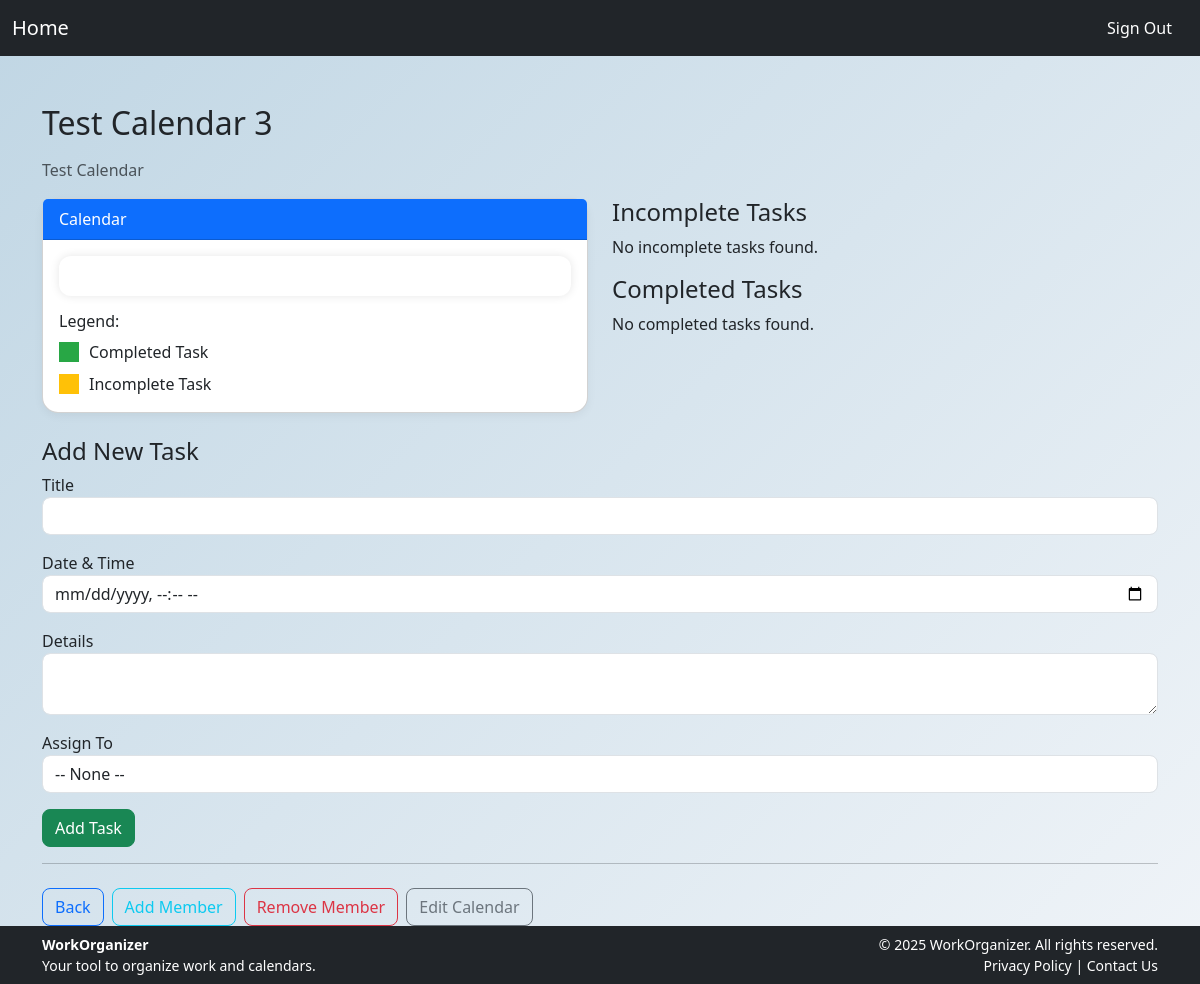
Screenshot of /view_calendar.php?id=3 (signed in) with the database file from the repository.
### tables this page shows
CREATE TABLE `users_calendars` (
  `id` int(3) NOT NULL,
  `calendar_id` int(11) NOT NULL,
  `user_id` int(11) NOT NULL,
  `role_id` int(11) NOT NULL
);

CREATE TABLE `calendars` (
  `id` int(11) NOT NULL,
  `title` varchar(100) NOT NULL,
  `description` text NOT NULL
);

### view_calendar.php (the view, shortened to what this page needs)
<?php
include 'header.php';
$host = 'localhost';
$db = 'workorganizer_db';
$user = 'root';
$pass = '';
try {
    $pdo = new PDO("mysql:host=$host;dbname=$db;charset=utf8mb4", $user, $pass);
    $pdo->setAttribute(PDO::ATTR_ERRMODE, PDO::ERRMODE_EXCEPTION);
} catch (PDOException $e) {
    die("DB connection failed: " . $e->getMessage());
}
$userId = $_SESSION['user_id'] ?? null;
$calendarId = isset($_GET['id']) ? intval($_GET['id']) : null;
$stmt = $pdo->prepare("
SELECT * FROM calendars c
JOIN users_calendars uc
ON c.id = uc.calendar_id
WHERE c.id = ? AND uc.user_id = ?");
$stmt->execute([$calendarId, $userId]);
$calendar = $stmt->fetch(PDO::FETCH_ASSOC);
$stmt = $pdo->prepare("
    SELECT rp.permission_id
    FROM role_permissions rp
    JOIN users_calendars uc
    ON uc.role_id = rp.role_id
    WHERE uc.calendar_id = ? AND uc.user_id = ?
");
$stmt->execute([$calendarId, $userId]);
$userRolePermission = $stmt->fetchAll(PDO::FETCH_COLUMN);
$incompleteEvents = $pdo->prepare("
    SELECT e.*, u.name AS assigned_to
    FROM events e
    LEFT JOIN task_assignments ta ON e.event_id = ta.event_id
    LEFT JOIN users u ON ta.user_id = u.user_id
    WHERE e.calendar_id = ? AND e.is_complete = 0
    ORDER BY e.date ASC
");
$incompleteEvents->execute([$calendarId]);
$incompleteEvents = $incompleteEvents->fetchAll(PDO::FETCH_ASSOC);
$completeEvents = $pdo->prepare("SELECT * FROM events WHERE calendar_id = ? AND is_complete = 1 ORDER BY date ASC");
$completeEvents->execute([$calendarId]);
$completeEvents = $completeEvents->fetchAll(PDO::FETCH_ASSOC);
$editingEvent = null;
?>
<!DOCTYPE html>
<html lang="en">
<head>
    <link rel="stylesheet" href="https://cdn.jsdelivr.net/npm/bootstrap@5.3.0/dist/css/bootstrap.min.css">
    <link rel="stylesheet" href="https://cdn.jsdelivr.net/npm/bootstrap-icons@1.10.5/font/bootstrap-icons.css">
    <link rel="stylesheet" href="https://cdnjs.cloudflare.com/ajax/libs/fullcalendar/3.10.2/fullcalendar.min.css">
    <link rel="stylesheet" href="https://cdnjs.cloudflare.com/ajax/libs/animate.css/4.1.1/animate.min.css"/>
</head>
<body>
<main class="container mt-5">
    <h2 class="mb-3"><?= htmlspecialchars($calendar['title']) ?></h2>
    <p class="text-muted"><?= htmlspecialchars($calendar['description']) ?></p>
    <div class="row">
        <div class="col-md-6">
            <div class="card mb-4">
                <div class="card-header bg-primary text-white">Calendar</div>
                <div class="card-body">
                    <div id="calendar"></div>
                    <div class="mt-3">
                        <h6>Legend:</h6>
                        <div class="d-flex align-items-center mb-2">
                            <div style="width: 20px; height: 20px; background-color: #28a745; margin-right: 10px;"></div>
                            <span>Completed Task</span>
                        </div>
                        <div class="d-flex align-items-center">
                            <div style="width: 20px; height: 20px; background-color: #ffc107; margin-right: 10px;"></div>
                            <span>Incomplete Task</span>
                        </div>
                    </div>
                </div>
            </div>
        </div>
        <div class="col-md-6">
            <h4>Incomplete Tasks</h4>
            <?php if ($incompleteEvents): ?>
                <ul class="list-group mb-4">
                <?php foreach($incompleteEvents as $event): ?>
                    <li class="list-group-item d-flex justify-content-between align-items-start animate__animated animate__fadeIn">
                        <div>
                            <strong><?= htmlspecialchars($event['title']) ?></strong><br>
                            <small><?= htmlspecialchars($event['date']) ?></small>
                            <p><?= nl2br(htmlspecialchars($event['details'])) ?></p>
                            <?php if (!empty($event['assigned_to'])): ?>
                                <small class="text-muted">Assigned to: <?= htmlspecialchars($event['assigned_to']) ?></small>
                            <?php endif; ?>
                        </div>
                        <div>
                        <?php if(in_array(5, $userRolePermission)) {
                            echo '<button class="btn btn-sm btn-success toggle-complete" data-event-id="'.$event['event_id'].'" data-status="1" title="Mark Complete">
                                <i class="bi bi-check-circle"></i>
                            </button>';
                            }
                             if(in_array(4, $userRolePermission)) {
                            echo '<a href="?id='.$calendarId.'&edit_event='.$event['event_id'].'" class="btn btn-sm btn-outline-primary" title="Edit">
                                <i class="bi bi-pencil-square"></i>
                            </a>';
                             }
                            if(in_array(8, $userRolePermission)) {
                            echo '<a href="?id='.$calendarId.'&delete_event='.$event['event_id'].'" class="btn btn-sm btn-outline-danger" title="Delete">
                                <i class="bi bi-trash"></i>
                            </a>';
                            }
                            ?>
                        </div>
                    </li>
                <?php endforeach; ?>
                </ul>
            <?php else: ?>
                <p>No incomplete tasks found.</p>
            <?php endif; ?>
            <h4>Completed Tasks</h4>
            <?php if ($completeEvents): ?>
                <ul class="list-group mb-4">
                <?php foreach ($completeEvents as $event): ?>
                    <li class="list-group-item d-flex justify-content-between align-items-start animate__animated animate__fadeIn">
                        <div>
                            <strong><?= htmlspecialchars($event['title']) ?></strong><br>
                            <small><?= htmlspecialchars($event['date']) ?></small>
                           <p><?= nl2br(htmlspecialchars($event['details'])) ?></p>
                           <?php if (!empty($event['assigned_to'])): ?>
                               <small class="text-muted">Assigned to: <?= htmlspecialchars($event['assigned_to']) ?></small>
                           <?php endif; ?>
                        </div>
                        <div>
                        <?php if(in_array(5, $userRolePermission)) {?>
                            <button class="btn btn-sm btn-secondary toggle-complete" data-event-id="<?= $event['event_id'] ?>" data-status="0" title="Mark Incomplete">
                                <i class="bi bi-arrow-counterclockwise"></i>
                            </button>
                            <?php } ?>
                            <?php
                             if(in_array(4, $userRolePermission)) {
                            echo "Move to Incomplete";
                            echo '<a href="?id='.$calendarId.'&edit_event='.$event['event_id'].'" class="btn btn-sm btn-outline-primary" title="Edit">
                                <i class="bi bi-pencil-square"></i>
                            </a>';
                            }
                            if(in_array(8, $userRolePermission)) {
                                                        echo '<a href="?id='.$calendarId.'&delete_event='.$event['event_id'].'" class="btn btn-sm btn-outline-danger" title="Delete">
                                                            <i class="bi bi-trash"></i>
                                                        </a>';
                            }
                            ?>
                        </div>
                    </li>
                <?php endforeach; ?>
                </ul>
            <?php else: ?>
                <p>No completed tasks found.</p>
            <?php endif; ?>
        </div>
    </div>
    <?php
    if(in_array(7, $userRolePermission)){
    ?>
    <h4><?= $editingEvent ? 'Edit Task' : 'Add New Task'
    ?>
    </h4>
    <form method="POST" action="view_calendar.php?id=<?= $calendarId ?>">
        <div class="mb-3">
            <label>Title</label>
            <input type="text" name="title" class="form-control" required value="<?= htmlspecialchars($editingEvent['title'] ?? '') ?>">
        </div>
        <div class="mb-3">
            <label>Date & Time</label>
            <input type="datetime-local" name="date" class="form-control" required
                value="<?= isset($editingEvent['date']) ? date('Y-m-d\TH:i', strtotime($editingEvent['date'])) : '' ?>"
                min="<?= date('Y-m-d\TH:i') ?>">
        </div>
        <div class="mb-3">
            <label>Details</label>
            <textarea name="details" class="form-control"><?= htmlspecialchars($editingEvent['details'] ?? '') ?></textarea>
        </div>
        <?php
            if(in_array(3, $userRolePermission)) {
           ?>
            <div class="mb-3">
                <label>Assign To</label>
                <select name="assigned_user_id" class="form-control">
                    <option value="">-- None --</option>
                </select>
            </div>
        <?php
        }
        ?>
            <button class="btn btn-<?= $editingEvent ? 'primary' : 'success' ?>"><?= $editingEvent ? 'Update' : 'Add' ?> Task</button>
    </form>
<?php }; ?>
    <hr>
    <div class="mt-4 d-flex flex-wrap gap-2">
        <a href="homepage.php" class="btn btn-outline-primary">Back</a>
        <?php if(in_array(1, $userRolePermission)) { ?>
            <a href="add-member.php?id=<?= $calendarId ?>" class="btn btn-outline-info">Add Member</a>
            <?php if(in_array(2, $userRolePermission)) { ?>
                <a href="remove-member.php?id=<?= $calendarId ?>" class="btn btn-outline-danger">Remove Member</a>
                <a href="editCalendar.php?id=<?= urlencode($calendarId) ?>" class="btn btn-outline-secondary">Edit Calendar</a>
            <?php } } ?>
    </div>
</main>
<?php include 'footer.php'; ?>

### view_calendar.php (style rules this page uses)
body { background: #f8f9fa; font-family: 'Segoe UI', sans-serif; }
#calendar { max-width: 100%; background: white; padding: 20px; border-radius: 12px; box-shadow: 0 0 10px rgba(0,0,0,0.1); }
.card { border-radius: 1rem; box-shadow: 0 3px 10px rgba(0, 0, 0, 0.05); }
.form-control, .btn { border-radius: 0.5rem; }

### rows the page displays
users_calendars: calendar.title "Test Calendar 3", calendar.description "Test Calendar"
